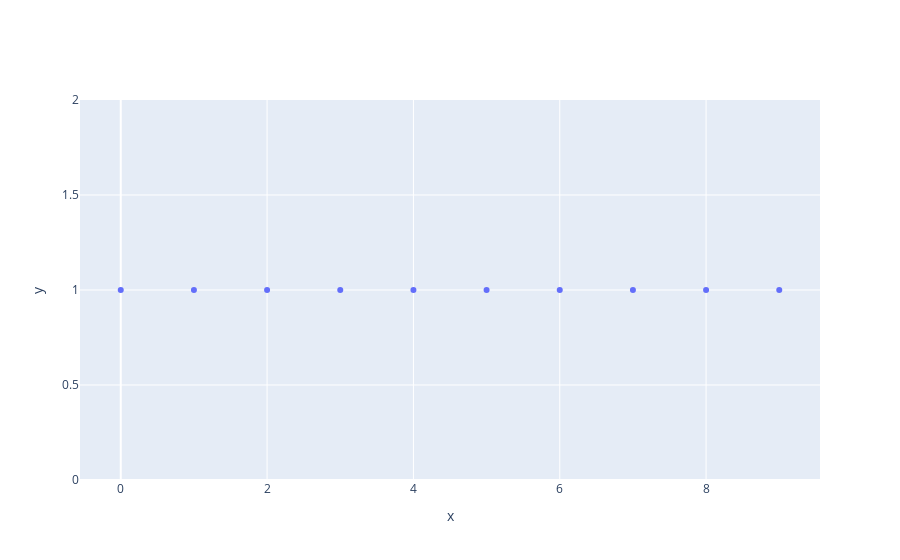

Notebook code for this chart:
### Code cell
fig = go.Figure()
fig.add_trace(go.Scatter(x=list(range(10)), y=[1]*10, mode='markers',))
fig.update_layout(xaxis_title='x',
                  yaxis_title='y',)

### Figure 1 — Plotly figure (JSON) as saved in the notebook; plotly's stock layout.template omitted (floating-point values rounded to 4 significant figures)
{"data": [{"mode": "markers", "type": "scatter", "x": [0, 1, 2, 3, 4, 5, 6, 7, 8, 9], "y": [1, 1, 1, 1, 1, 1, 1, 1, 1, 1]}], "layout": {"xaxis": {"title": {"text": "x"}}, "yaxis": {"title": {"text": "y"}}}}
